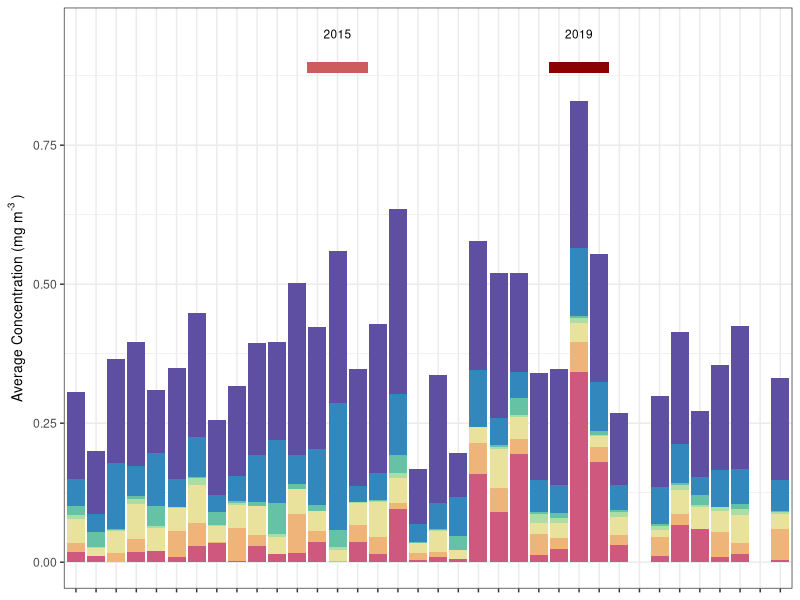
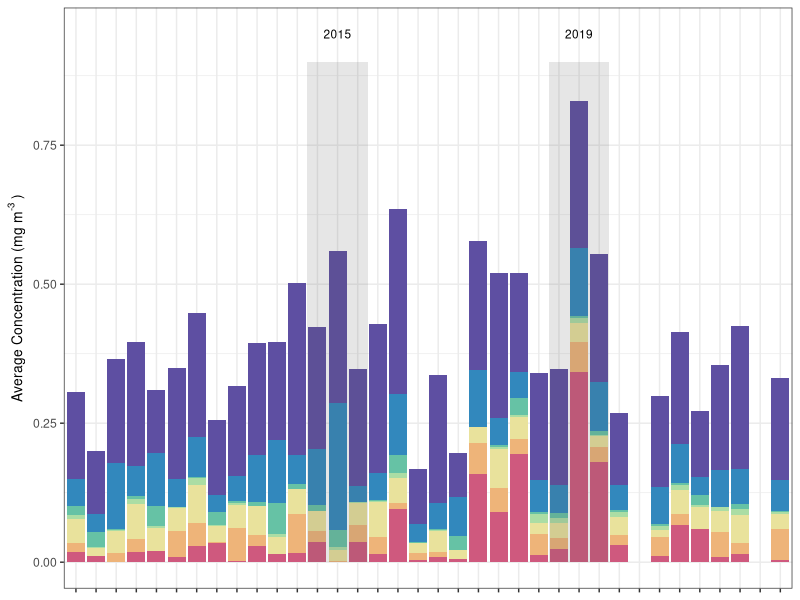
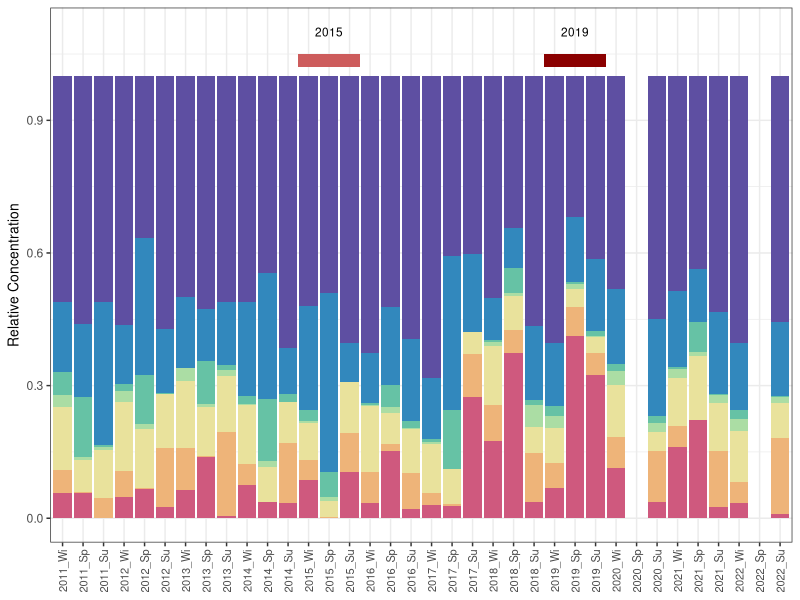
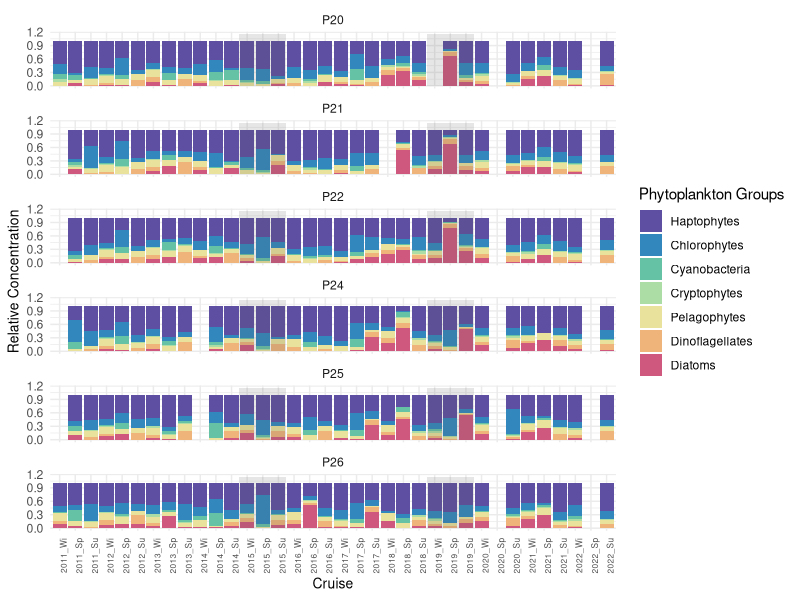
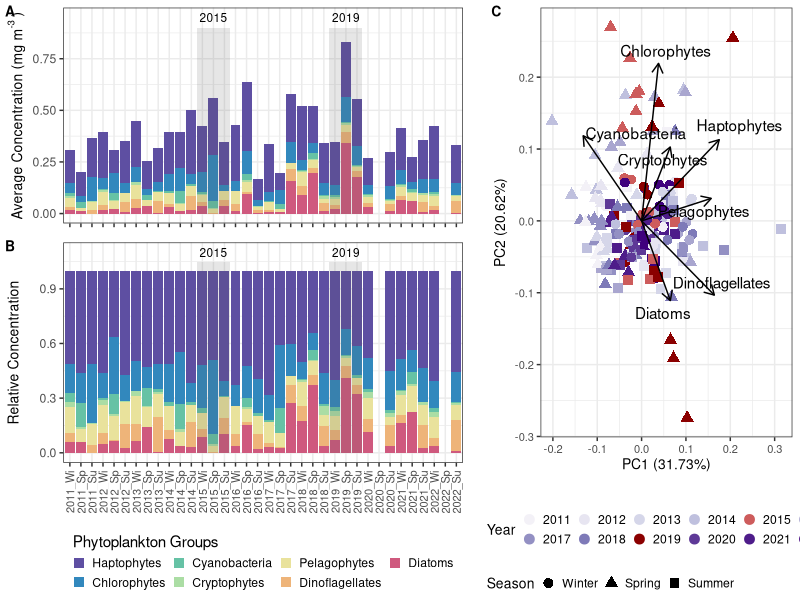
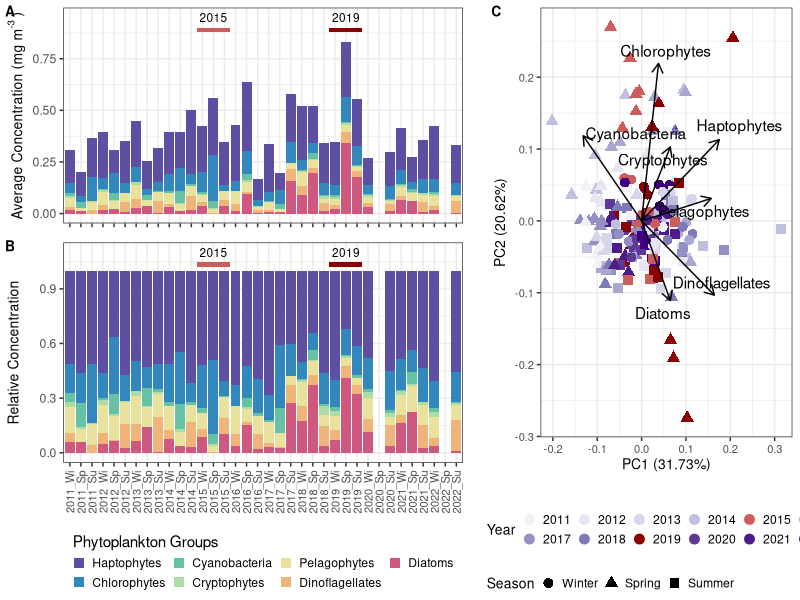

Write the R code that produced these figures, in order.
## ---- chunk 1
knitr::opts_chunk$set(echo = TRUE)

library(tidyverse)
library(data.table)
library(lubridate)
library(RColorBrewer)
library(colorspace)
library(ggsci)
library(cowplot)
library(ggpubr)
library(vegan)
library(ggfortify)

## ---- chunk 2
linep20_hplc0 <-tibble(read.csv("LineP-HPLC-data_wP20.csv", header = TRUE))

#select needed columns
linep20_hplc <- linep20_hplc0 %>% select(Year, Month, Season, Season_abb, Station, Station_Number, Cyanobacteria, Chlorophytes, Cryptophytes, Diatoms, Dinoflagellates, Pelagophytes, Haptophytes, Tchl_a)

#pivot
linep20_hplc_long = linep20_hplc %>% mutate(Cruise = paste(Year,Season_abb, sep = '_')) %>% pivot_longer(cols = "Cyanobacteria": "Tchl_a", names_to = "Phytoplankton_Group", values_to = "Concentration")

linep20_hplc_long$Season_abb = factor(linep20_hplc_long$Season_abb, levels = c("Wi","Sp","Su"))

linep20_hplc_long$Cruise = factor(linep20_hplc_long$Cruise, levels = c("2011_Wi", "2011_Sp", "2011_Su", "2012_Wi", "2012_Sp", "2012_Su", "2013_Wi", "2013_Sp",
"2013_Su", "2014_Wi", "2014_Sp", "2014_Su", "2015_Wi", "2015_Sp", "2015_Su", "2016_Wi","2016_Sp", "2016_Su", "2017_Wi", "2017_Sp", "2017_Su", "2018_Wi", "2018_Sp", "2018_Su","2019_Wi", "2019_Sp", "2019_Su", "2020_Wi", "2020_Sp", "2020_Su", "2021_Wi", "2021_Sp","2021_Su", "2022_Wi", "2022_Sp", "2022_Su"))

linep20_hplc_long$Phytoplankton_Group<-factor(linep20_hplc_long$Phytoplankton_Group, levels = c("Tchl_a","Haptophytes","Chlorophytes","Cyanobacteria","Cryptophytes","Pelagophytes","Dinoflagellates","Diatoms"))

spigcolors2=c("#5e4fa2","#3288bd","#66c2a5","#abdda4","#EDF7A3","#FDCA78","#d53e4f")

hplc_cols<-c("#5e4fa2","#3288bd","#66c2a5","#abdda4","#e9e29c","#eeb479","#cf597e")
  

#### get tChla averages for reporting in manuscript ####

tchla_ave<-linep20_hplc_long %>% 
  filter(Phytoplankton_Group == "Tchl_a") %>% 
  group_by(Phytoplankton_Group, Year, Month) %>% 
  summarise(mean = mean(Concentration, na.rm=TRUE)) 

tchla_ave_no2019<-linep20_hplc_long %>% 
  filter(Phytoplankton_Group == "Tchl_a") %>% 
  filter(Year != "2019") %>%
  group_by(Phytoplankton_Group, Month) %>% 
  summarise(mean = mean(Concentration, na.rm=TRUE)) 

#### phyto group averages for plotting ####

hplc_ave<-linep20_hplc_long %>% 
  filter(Phytoplankton_Group != "Tchl_a") %>% 
  group_by(Phytoplankton_Group, Cruise) %>% 
  summarise(mean = mean(Concentration, na.rm=TRUE)) 


hplcp20_ave0<-hplc_ave %>% ggplot(aes(y = mean, x = Cruise, fill = Phytoplankton_Group)) + geom_bar(stat = "Identity") + scale_fill_manual(values = hplc_cols, name = "Phytoplankton Groups")  + theme_bw() + theme(axis.text.x = element_text(angle = 90, size = 8, vjust = 0.5), axis.title.x = element_text(size = 10), axis.title.y = element_text(size = 10)) + theme(legend.position="NULL", legend.title.position = "top", legend.key.size = unit(0.2, 'cm'), axis.text.x = (element_blank()), axis.title.x = element_blank(), strip.background = element_blank(), plot.title = element_text(hjust = 0.5, size = 10)) + ylab(expression("Average Concentration (mg m"^"-3"~")"))

hplcp20_ave_line <- hplcp20_ave0 + annotate("rect", xmin = 12.5, xmax = 15.5, ymin =0.88, ymax = 0.90, fill = "indianred") + annotate("text", x = 14, y = 0.95, label = "2015", size = 3)  + annotate("rect", xmin = 24.5, xmax = 27.5, ymin =0.88, ymax = 0.90, fill = "darkred") + annotate("text", x = 26, y = 0.95, label = "2019", size = 3)

hplcp20_ave_line

hplcp20_ave_rect <- hplcp20_ave0 + annotate("rect", xmin = 12.5, xmax = 15.5, ymin =0, ymax = 0.90, alpha = 0.15) + annotate("text", x = 14, y = 0.95, label = "2015", size = 3)  + annotate("rect", xmin = 24.5, xmax = 27.5, ymin =0, ymax = 0.90, alpha = 0.15) + annotate("text", x = 26, y = 0.95, label = "2019", size = 3)

hplcp20_ave_rect

#plot with legend
hplcp20_relave0_leg<-hplc_ave %>%
  ggplot(aes(y = mean, x = Cruise, fill = Phytoplankton_Group)) + geom_bar(stat = "identity", position = "fill") + scale_fill_manual(values = hplc_cols, name = "Phytoplankton Groups")  + theme_bw() + theme(axis.text.x = element_text(angle = 90, size = 8, vjust = 0.5), axis.title.x = element_text(size = 10), axis.title.y = element_text(size = 10)) + theme(legend.position="bottom", legend.title.position = "top", legend.key.size = unit(0.3, 'cm'), plot.title = element_text(hjust = 0.5, size = 10), legend.box.margin=margin(-10,-10,-10,-10)) + ylab("Relative Concentration") + ylim(0,1.1)

hplc_leg <- get_legend(hplcp20_relave0_leg)

# Convert to a ggplot and print
hplc_legend<-as_ggplot(hplc_leg)

#plot without legend
hplcp20_relave0<-hplc_ave %>%
  ggplot(aes(y = mean, x = Cruise, fill = Phytoplankton_Group)) + geom_bar(stat = "identity", position = "fill") + scale_fill_manual(values = hplc_cols, name = "Phytoplankton Groups")  + theme_bw() + theme(axis.text.x = element_text(angle = 90, size = 8, vjust = 0.5), axis.title.x = element_blank(), axis.title.y = element_text(size = 10)) + theme(legend.position="NULL") + ylab("Relative Concentration") + ylim(0,1.1)

hplcp20_relave_rect <- hplcp20_relave0 + annotate("rect", xmin = 12.5, xmax = 15.5, ymin =0, ymax = 1.05, alpha = 0.15) + annotate("text", x = 14, y = 1.1, label = "2015", size = 3)  + annotate("rect", xmin = 24.5, xmax = 27.5, ymin =0, ymax = 1.05, alpha = 0.15) + annotate("text", x = 26, y = 1.1, label = "2019", size = 3)

hplcp20_relave_line <- hplcp20_relave0 + annotate("rect", xmin = 12.5, xmax = 15.5, ymin =1.02, ymax = 1.05, fill = "indianred") + annotate("text", x = 14, y = 1.1, label = "2015", size = 3)  + annotate("rect", xmin = 24.5, xmax = 27.5, ymin =1.02, ymax = 1.05, fill = "darkred") + annotate("text", x = 26, y = 1.1, label = "2019", size = 3)

hplcp20_relave_line
#ggsave("hplc_figs/hplcp20_ave.jpg", hplcp20_ave, width = 8, height = 3, units = "in")

hplc_bars_both<-plot_grid(hplcp20_ave_rect,hplcp20_relave_rect, hplc_legend, ncol = 1, align = "v", labels = c("A", "B",""), rel_heights = c(0.9, 1.1, 0.3), label_size = 10)

hplc_bars_both_line<-plot_grid(hplcp20_ave_line,hplcp20_relave_line, hplc_legend, ncol = 1, align = "v", labels = c("A", "B",""), rel_heights = c(0.9, 1.1, 0.3), label_size = 10)

# ggsave("hplc_figs/hplcp20_panel.pdf", hplc_bars_both, width = 8, height = 3, units = "in")

#plots we won't be using but are useful.

# hplcp20_un <- linep20_hplc_long %>% filter(Phytoplankton_Group != "Tchl_a") %>% ggplot(aes(y = Concentration, x = Cruise, fill = Phytoplankton_Group)) + geom_col() + theme_bw() + scale_fill_manual(values = hplc_cols, name = "Phytoplankton Groups") + theme(axis.text.x = element_text(angle = 90, size = 6), axis.title.x = element_text(size = 10), axis.title.y = element_text(size = 10)) + facet_wrap(~Station, ncol = 1) + theme(legend.position="NULL", legend.title.position = "top", legend.key.size = unit(0.2, 'cm'), axis.text.x = (element_blank()), axis.title.x = element_blank(), strip.background = element_blank()) + ylab(expression("Concentration (mg m"^"-3"~")")) 

# hplcp20 <- hplcp20_un + annotate("rect", xmin = 12.5, xmax = 15.5, ymin =0, ymax = 1.2, alpha = .2) + annotate("rect", xmin = 24.5, xmax = 27.5, ymin =0, ymax = 1.2, alpha = .2) 

#### possible supplemental figure - relative concentration by station ####
hplcp20_rel <- linep20_hplc_long %>% filter(Phytoplankton_Group != "Tchl_a") %>% ggplot(aes(y = Concentration, x = Cruise, fill = Phytoplankton_Group)) + geom_bar(stat = "identity", position = "fill") + theme_minimal() + scale_fill_manual(values = hplc_cols, name = "Phytoplankton Groups") + theme(axis.text.x = element_text(angle = 90, size = 6), axis.title.x = element_text(size = 10), axis.title.y = element_text(size = 10))  + facet_wrap(~Station, ncol = 1) + ylab("Relative Concentration")

hplcp20_rel + annotate("rect", xmin = 12.5, xmax = 15.5, ymin =0, ymax = 1.15, alpha = .15) + annotate("rect", xmin = 24.5, xmax = 27.5, ymin =0, ymax = 1.15, alpha = .15) 

# ggsave("hplc_figs/hplcp20_relconcentration.pdf", last_plot(), height = 8, width = 6, units = "in")

## ---- chunk 3

#ordination
linep20_hplc1<-linep20_hplc %>% mutate(SampleID = paste(Station, Year, Month, sep = '_')) %>% select(SampleID, Cyanobacteria, Chlorophytes, Cryptophytes, Diatoms, Dinoflagellates, Pelagophytes, Haptophytes)


linep20_hplc$Month<-factor(linep20_hplc$Month, levels = c("2", "6", "8"))
linep20_hplc$Year<-factor(linep20_hplc$Year, levels = c("2011", "2012", "2013","2014","2015","2016","2017","2018","2019","2020","2021","2022"))
linep20_hplc$Station = factor(linep20_hplc$Station, levels = c("P20","P21","P22","P24","P25","P26"))
linep20_hplc$Season = factor(linep20_hplc$Season, levels = c("Winter","Spring","Summer"))


linep20_hplc1<-as.data.frame(linep20_hplc1)

rownames(linep20_hplc1)<-linep20_hplc1$SampleID

linep20_hplc1<-linep20_hplc1 %>% select(!SampleID)

linep20_hplc_std<-decostand(linep20_hplc1, "standardize")

res.pca <- prcomp(na.omit(linep20_hplc1), scale = TRUE)

#max loadings haptos, pelagos, dinos, cyanos on pc1, chloros, diatoms, haptos, cyanos on pc2

summary(res.pca)

# #seasonal PCA
# autoplot(res.pca, data = na.omit(linep20_hplc), colour = 'Station', loadings = TRUE, loadings.label = TRUE, loadings.color ="black", loadings.label.color = "black", size = 3) + facet_grid("Month") + scale_color_brewer(palette = "Spectral") + theme_bw()  + theme(strip.background = element_blank())
# 
# #color-code the points by month
# month_hplc_pca<-autoplot(res.pca, data = na.omit(linep20_hplc), colour = 'Month', loadings = TRUE, loadings.label = TRUE, loadings.color = "black", loadings.label.color = "black", size = 3, loadings.label.repel = TRUE) + theme_bw() + theme(axis.text.x = element_text(size = 8),axis.text.y = element_text(size = 8), axis.title.x = element_text(size = 10), axis.title.y = element_text(size = 10)) + scale_color_manual(values = c("#5F5D9C","#58A399","#A4CE95"))

# #color-code the points by station
# station_hplc_pca<-autoplot(res.pca, data = na.omit(linep20_hplc), colour = 'Station', loadings = TRUE, loadings.label = TRUE, loadings.color = "black", loadings.label.color = "black", size = 3, loadings.label.repel = TRUE) + theme_bw() + theme(axis.text.x = element_text(size = 8),axis.text.y = element_text(size = 8), axis.title.x = element_text(size = 10), axis.title.y = element_text(size = 10)) + scale_color_brewer(palette = "Spectral")


MHWcols_full_BGCmatch_pigs<-c("#F3F1F7","#E7E5F1","#D5D6E9","#BFC0DE","indianred","#A9A6CF","#9390C3","#7E7AB8","darkred","#5E3997","#4E1C8A","#3F007D")


#color points by year
mhw_hplc_pca<-autoplot(res.pca, data = na.omit(linep20_hplc), colour = 'Year', shape = "Season", loadings = TRUE, loadings.label = TRUE, loadings.color = "black", loadings.label.color = "black", size = 3,loadings.label.repel = TRUE) + theme_bw() + scale_color_manual(values = MHWcols_full_BGCmatch_pigs) + guides(col=guide_legend(nrow=2, theme = theme(legend.byrow = TRUE))) + theme(axis.text.x = element_text(size = 8),axis.text.y = element_text(size = 8), axis.title.x = element_text(size = 10), axis.title.y = element_text(size = 10), legend.position = "bottom", legend.title = element_text(size = 10),legend.key.size = unit(0.3, 'cm'), legend.justification = 'center', legend.box = 'vertical', legend.box.just = 'left')

hplc_pca_leg <- get_legend(mhw_hplc_pca)

# Convert to a ggplot and print
hplc_pca_legend<-as_ggplot(hplc_pca_leg)

mhw_hplc_pca_nolgnd<-autoplot(res.pca, data = na.omit(linep20_hplc), colour = 'Year', shape = "Season", loadings = TRUE, loadings.label = TRUE, loadings.color = "black", loadings.label.color = "black", size = 3,loadings.label.repel = TRUE) + theme_bw() + scale_color_manual(values = MHWcols_full_BGCmatch_pigs) + theme(axis.text.x = element_text(size = 8),axis.text.y = element_text(size = 8), axis.title.x = element_text(size = 10), axis.title.y = element_text(size = 10), legend.position = "NULL")


ord_side <- plot_grid(mhw_hplc_pca_nolgnd, NULL, hplc_pca_legend, nrow = 3, rel_heights = c(1,0.05,0.2), labels=c("C",""), label_size = 10, align = "v")


#now attach ordination and transect lines with the HPLC bar plots - rectangles
hplc_avebars_ord<-plot_grid(hplc_bars_both, NULL, ord_side, ncol=3, rel_widths = c(1.5,0.05,1), align = "v")

hplc_avebars_ord

#save figures for manuscript
# ggsave("hplc_figs/hplc_avebars_ord.jpg", hplc_avebars_ord, width = 10, height = 6, units = "in")
# ggsave("hplc_figs/hplc_avebars_ord.pdf", hplc_avebars_ord, width = 10, height = 6, units = "in")

#now attach ordination and transect lines with the HPLC bar plots - rectangles
hplc_avebars_ord_line<-plot_grid(hplc_bars_both_line, NULL, ord_side, ncol=3, rel_widths = c(1.5,0.05,1), align = "v")

hplc_avebars_ord_line

#save figures for manuscript
# ggsave("hplc_figs/hplc_avebars_ord_lines.jpg", hplc_avebars_ord_line, width = 10, height = 6, units = "in")
# ggsave("hplc_figs/hplc_avebars_ord_lines.pdf", hplc_avebars_ord_line, width = 10, height = 6, units = "in")


## ---- chunk 4

#PERMANOVA to see if there a significant differences in pigment among stations
linep20_hplc_nm<-na.omit(linep20_hplc) %>% mutate(SampleID = paste(Station, Year, Month, sep = '_'))

adonis2(linep20_hplc_nm[7:13] ~ Station, data = linep20_hplc_nm) #R2 = 0.01082, p = 0.99
adonis2(linep20_hplc_nm[7:13] ~ Month, data = linep20_hplc_nm) #R2 = 0.13017, p = 0.001
adonis2(linep20_hplc_nm[7:13] ~ Month*Station, data = linep20_hplc_nm) #R2 = 0.17468, p = 0.001

#significant differences by month (and month*station), but not by station alone
